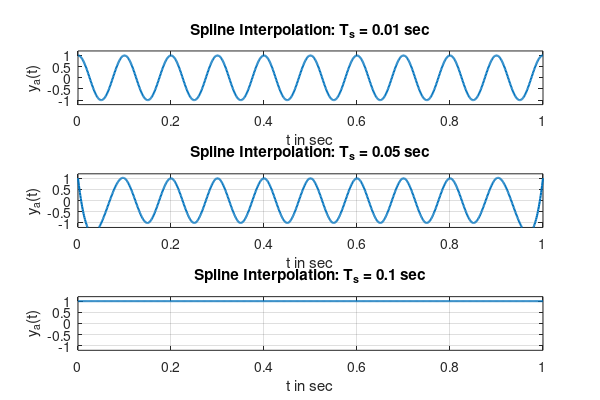

Write the MATLAB code that produced this figure.
% P17-3 Spline Interpolation: x_a(t) = cos(20*pi*t); 0 <= t <= 1;
% T_s = 0.01 sec,0.05 sec and 0.1 sec;
clc; close all; set(0,'defaultfigurepaperposition',[0,0,6,4]);
Hf_1 = figure; set(Hf_1,'NumberTitle','off','Name','P17-3');
%
Ts1 = 0.01; Fs1 = 1/Ts1; n1 = [0:100]; nTs1 = n1*Ts1;
x1 = cos(20*pi*nTs1); Dt = 0.001; t = 0:Dt:1; xa1 = spline(nTs1,x1,t);
subplot(3,1,1); plot(t,xa1,'LineWidth',1.5); axis([0 1 -1.2 1.2]);
xlabel('t in sec'); ylabel('y_a(t)');
title(['Spline Interpolation: T_s = 0.01 sec']);
%
Ts2 = 0.05; Fs2 = 1/Ts2; n2 = [0:20]; nTs2 = n2*Ts2;
x2 = cos(20*pi*nTs2); Dt = 0.001; t = 0:Dt:1; xa2 = spline(nTs2,x2,t);
subplot(3,1,2); plot(t,xa2,'LineWidth',1.5); axis([0 1 -1.2 1.2]);
xlabel('t in sec'); ylabel('y_a(t)');
title(['Spline Interpolation: T_s = 0.05 sec']); grid;


Ts3 = 0.1; Fs3 = 1/Ts3; n3 = [0:10]; nTs3 = n3*Ts3; x3 = cos(20*pi*nTs3);
Dt = 0.001; t = 0:Dt:1; xa3 = spline(nTs3,x3,t);
subplot(3,1,3); plot(t,xa3,'LineWidth',1.5); axis([0 1 -1.2 1.2]);
xlabel('t in sec'); ylabel('y_a(t)');
title(['Spline Interpolation: T_s = 0.1 sec']); grid;


%4. Comments: From the plots in Figures it is clear that reconstructions from samples at Ts = 0.01 and 0.05 depict the original frequency (excluding end effects) but reconstructions for Ts = 0.1 show the original frequency aliased to zero. Furthermore, the cubic spline interpolation is a better reconstruction than the sinc interpolation, that is, the sinc interpolation is more susceptible to boundary effect.
